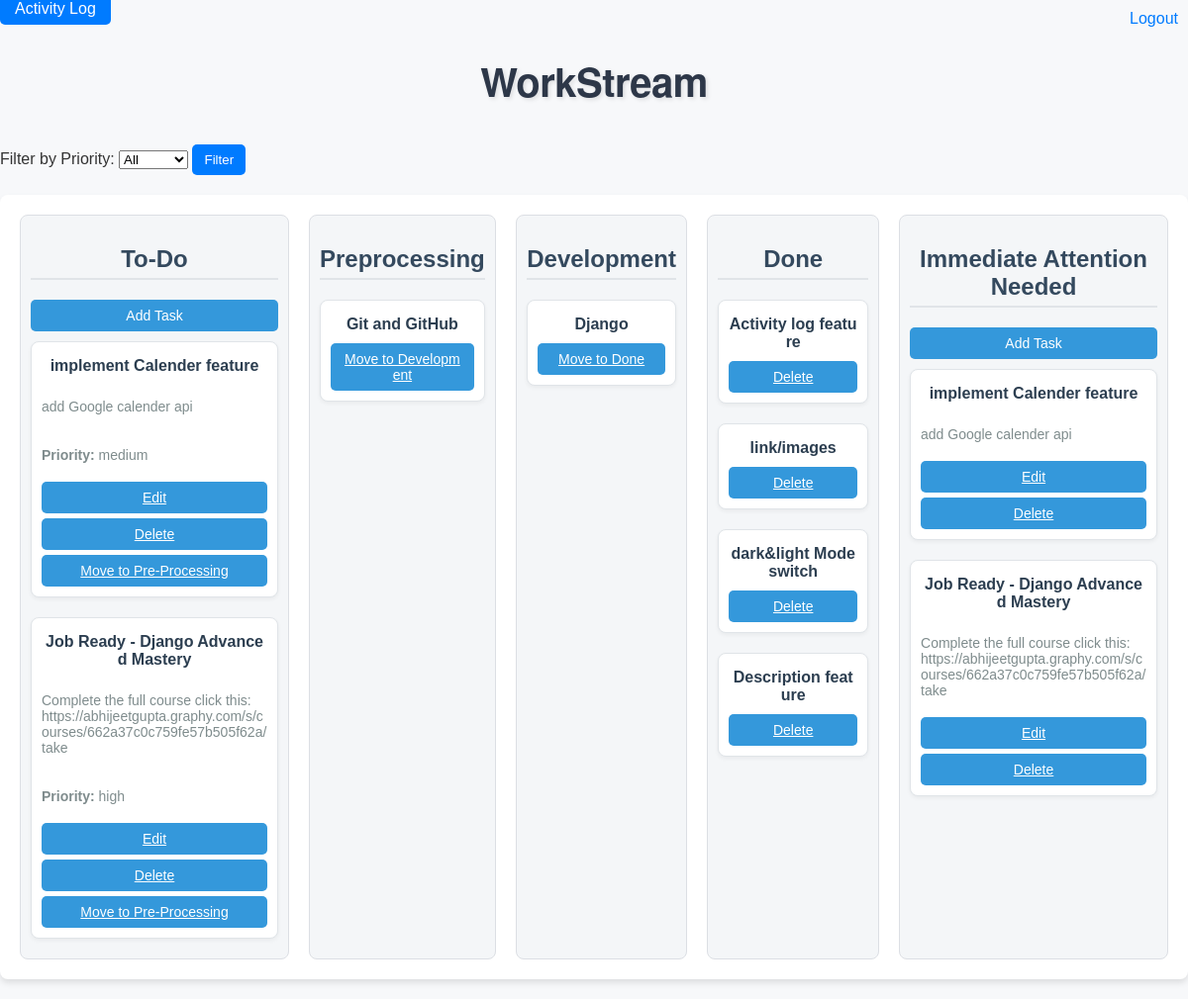
The app's page /dashboard/ (signed in) with its own data.
### kanban/models.py (models this page shows, shortened)
class Task(models.Model):
    STATUS_CHOICES = [
        ('todo', 'To-Do'),
        ('pre_inprogress', 'Pre-Processing (In Progress)'),
        ('pre_done', 'Pre-Processing (Done)'),
        ('dev_inprogress', 'Development (In Progress)'),
        ('dev_done', 'Development (Done)'),
        ('done', 'Done'),
        ('urgent', 'Urgent Action Required'),
    ]
    PRIORITY_CHOICES = [
        ('low', 'Low'),
        ('medium', 'Medium'),
        ('high', 'High'),
    ]
    title = models.CharField(max_length=100)
    description = models.TextField(blank=True, null=True)
    status = models.CharField(max_length=20, choices=STATUS_CHOICES, default='todo')
    priority = models.CharField(max_length=10, choices=PRIORITY_CHOICES, default='medium')
    created_by = models.ForeignKey(User, on_delete=models.CASCADE)
    created_at = models.DateTimeField(auto_now_add=True)
    updated_at = models.DateTimeField(auto_now=True)

### kanban/views.py (the view)
# urls.py: path('dashboard/', views.dashboard, name='dashboard'),  # Placeholder after login
@login_required
def dashboard(request):
    priority_filter = request.GET.get('priority', '')  # Get priority from query params
    tasks = Task.objects.filter(created_by=request.user)
    if priority_filter:
        tasks = tasks.filter(priority=priority_filter)  # Apply priority filter if selected
    tasks = tasks.order_by('-priority', '-created_at')  # Sort by priority and creation time
    return render(request, 'dashboard.html', {'tasks': tasks})

### kanban/templates/dashboard.html (shortened to what this page needs)
{% load static %}
<!DOCTYPE html>
<html lang="en">
<head>
    <link rel="stylesheet" href="{% static 'css/dashboard.css' %}">
    <link rel="stylesheet" href="{% static 'css/style.css' %}">
</head>
<body>
    <div>
        <div class = "Activity mx-6">
            <a href="{% url 'activity_log' %}" class="log-btn">Activity Log</a>
        </div>
        <div class = "logout mx-6">
            <a href="{% url 'logout' %}">Logout</a>
        </div>
    </div>
    <h1 class="title shadow">WorkStream</h1>
    <form method="get" action="{% url 'dashboard' %}">
        <label for="priority">Filter by Priority:</label>
        <select name="priority" id="priority">
            <option value="">All</option>
        </select>
        <button type="submit">Filter</button>
    </form>
    <div class="kanban-board">
        <div class="kanban-column">
            <h2>To-Do</h2>
            <a href="{% url 'add_task' %}" class="btn">Add Task</a>
            {% for task in tasks %}
                {% if task.status == 'todo' %}
                    <div class="task-card">
                        <a href="{% url 'task_detail' task.id %}">
                            <h3>{{ task.title }}</h3>
                        </a>
                        <p>{{ task.description }}</p>
                        <p><strong>Priority:</strong> {{ task.priority }}</p>
                        <a href="{% url 'edit_task' task.id %}" class="btn">Edit</a>
                        <a href="{% url 'delete_task' task.id %}" class="btn">Delete</a>
                        <a href="{% url 'move_task' task.id 'pre_inprogress' %}" class="btn">Move to Pre-Processing</a>
                    </div>
                {% endif %}
            {% endfor %}
        </div>
        <div class="kanban-column">
            <h2>Preprocessing</h2>
            {% for task in tasks %}
                {% if task.status == 'pre_inprogress' %}
                    <div class="task-card">
                        <a href="{% url 'task_detail' task.id %}">
                            <h3>{{ task.title }}</h3>
                        </a>
                        <a href="{% url 'move_task' task.id 'dev' %}" class="btn">Move to Development</a>
                    </div>
                {% endif %}
            {% endfor %}
        </div>
        <div class="kanban-column">
            <h2>Development</h2>
            {% for task in tasks %}
                {% if task.status == 'dev' %}
                    <div class="task-card">
                        <a href="{% url 'task_detail' task.id %}">
                            <h3>{{ task.title }}</h3>
                        </a>
                        <a href="{% url 'move_task' task.id 'done' %}" class="btn">Move to Done</a>
                    </div>
                {% endif %}
            {% endfor %}
        </div>
        <div class="kanban-column">
            <h2>Done</h2>
            {% for task in tasks %}
                {% if task.status == 'done' %}
                    <div class="task-card">
                        <a href="{% url 'task_detail' task.id %}">
                            <h3>{{ task.title }}</h3>
                        </a>
                        <a href="{% url 'delete_task' task.id %}" class="btn">Delete</a>
                    </div>
                {% endif %}
            {% endfor %}
        </div>
        <div class="kanban-column">
            <h2>Immediate Attention Needed</h2>
            <a href="{% url 'add_urgent_task' %}" class="btn">Add Task</a>
            {% for task in tasks %}
                {% if task.status == 'todo' %}
                    <div class="task-card">
                        <a href="{% url 'task_detail' task.id %}">
                            <h3>{{ task.title }}</h3>
                        </a>
                        <p>{{ task.description }}</p>
                        <a href="{% url 'edit_task' task.id %}" class="btn">Edit</a>
                        <a href="{% url 'delete_task' task.id %}" class="btn">Delete</a>
                    </div>
                {% endif %}
            {% endfor %}
        </div>
    </div>
</body>
</html>

### static/css/dashboard.css (style rules this page uses)
body { background-color: #f8f9fa; color: #333; font-family: Arial, sans-serif; transition: background 0.3s, color 0.3s; }
button, .btn { background-color: #007bff; color: white; padding: 8px 12px; border: none; border-radius: 5px; cursor: pointer; transition: background 0.3s; }
.task-card { background: #fff; padding: 10px; border-radius: 5px; box-shadow: 2px 2px 10px rgba(0, 0, 0, 0.1); margin-bottom: 10px; }
a { color: #007bff; text-decoration: none; }
body { font-family: Arial, sans-serif; margin: 0; padding: 0; background-color: #f7f8fa; color: #333; }
h1 { text-align: center; margin-top: 20px; color: #2c3e50; }
.kanban-board { display: flex; gap: 20px; margin: 20px auto; padding: 20px; max-width: 1200px; justify-content: center; background-color: #fff; box-shadow: 0px 4px 6px rgba(0, 0, 0, 0.1); border-radius: 8px; }
.kanban-column { flex: 1; background-color: #f4f6f8; border: 1px solid #dcdfe4; border-radius: 8px; padding: 10px; max-width: 250px; display: flex; flex-direction: column; gap: 10px; }
.kanban-column h2 { text-align: center; color: #34495e; border-bottom: 2px solid #e0e4e8; padding-bottom: 5px; margin-bottom: 10px; }
.kanban-column h3 { text-align: center; color: #6c7a89; margin: 5px 0; }
.task-card { background-color: #fff; padding: 10px; border: 1px solid #e0e4e8; border-radius: 8px; box-shadow: 0px 2px 4px rgba(0, 0, 0, 0.05); display: flex; flex-direction: column; gap: 5px; }
.task-card h3 { font-size: 16px; color: #2c3e50; }
.task-card p { font-size: 14px; color: #7f8c8d; }
.btn { display: inline-block; padding: 8px 12px; font-size: 14px; color: #fff; background-color: #3498db; border: none; border-radius: 5px; text-align: center; text-decoration: none; cursor: pointer; transition: background-color 0.3s; }
.logout { position: absolute; top: 10px; right: 10px; }
.title { font-family: 'Helvetica Neue', Arial, sans-serif; font-size: 2.5rem; font-weight: 700; color: #2d3748; text-align: center; letter-spacing: -0.5px; line-height: 1.2; margin: 2rem 0; padding: 0.5rem; text-transform: capitalize; position: relative; overflow: hidden; }
.title::after { content: ''; position: absolute; bottom: 0; left: 50%; width: 0; height: 3px; background: #4a90e2; transition: all 0.3s ease-in-out; transform: translateX(-50%); }
.title.shadow { text-shadow: 2px 2px 4px rgba(0, 0, 0, 0.1); }
.task-card p { word-wrap: break-word; overflow-wrap: break-word; white-space: normal; max-width: 100%; }
.task-card a { color: #ffffff; text-decoration: underline; word-break: break-all; }

### static/css/style.css (style rules this page uses)
body { font-family: Arial, sans-serif; margin: 0; padding: 0; background-color: #f7f8fa; color: #333; }
h1 { text-align: center; margin-top: 20px; color: #2c3e50; }
.kanban-board { display: flex; gap: 20px; margin: 20px auto; padding: 20px; max-width: 1200px; justify-content: center; background-color: #fff; box-shadow: 0px 4px 6px rgba(0, 0, 0, 0.1); border-radius: 8px; }
.kanban-column { flex: 1; background-color: #f4f6f8; border: 1px solid #dcdfe4; border-radius: 8px; padding: 10px; max-width: 250px; display: flex; flex-direction: column; gap: 10px; }
.kanban-column h2 { text-align: center; color: #34495e; border-bottom: 2px solid #e0e4e8; padding-bottom: 5px; margin-bottom: 10px; }
.kanban-column h3 { text-align: center; color: #6c7a89; margin: 5px 0; }
.task-card { background-color: #fff; padding: 10px; border: 1px solid #e0e4e8; border-radius: 8px; box-shadow: 0px 2px 4px rgba(0, 0, 0, 0.05); display: flex; flex-direction: column; gap: 5px; }
.task-card h3 { font-size: 16px; color: #2c3e50; }
.task-card p { font-size: 14px; color: #7f8c8d; }
.btn { display: inline-block; padding: 8px 12px; font-size: 14px; color: #fff; background-color: #3498db; border: none; border-radius: 5px; text-align: center; text-decoration: none; cursor: pointer; transition: background-color 0.3s; }

### kanban/templates/dashboard.html (style rules this page uses)
.log-btn, .logout-btn, .filter-btn { background-color: #007bff; color: white; padding: 8px 15px; text-decoration: none; border-radius: 5px; transition: 0.3s; }

### records on screen
Task: title "implement Calender feature", description "add Google calender api", priority "medium"
Task: title "Job Ready - Django Advanced Mastery", description "Complete the full course click this: https://abhijeetgupta.graphy.com/s/courses/662a37c0c759fe57b505f62a/take", priority "high"
Task: title "Git and GitHub"
Task: title "Django"
Task: title "Activity log feature"
Task: title "link/images"
Task: title "dark&light Mode switch"
Task: title "Description feature"
